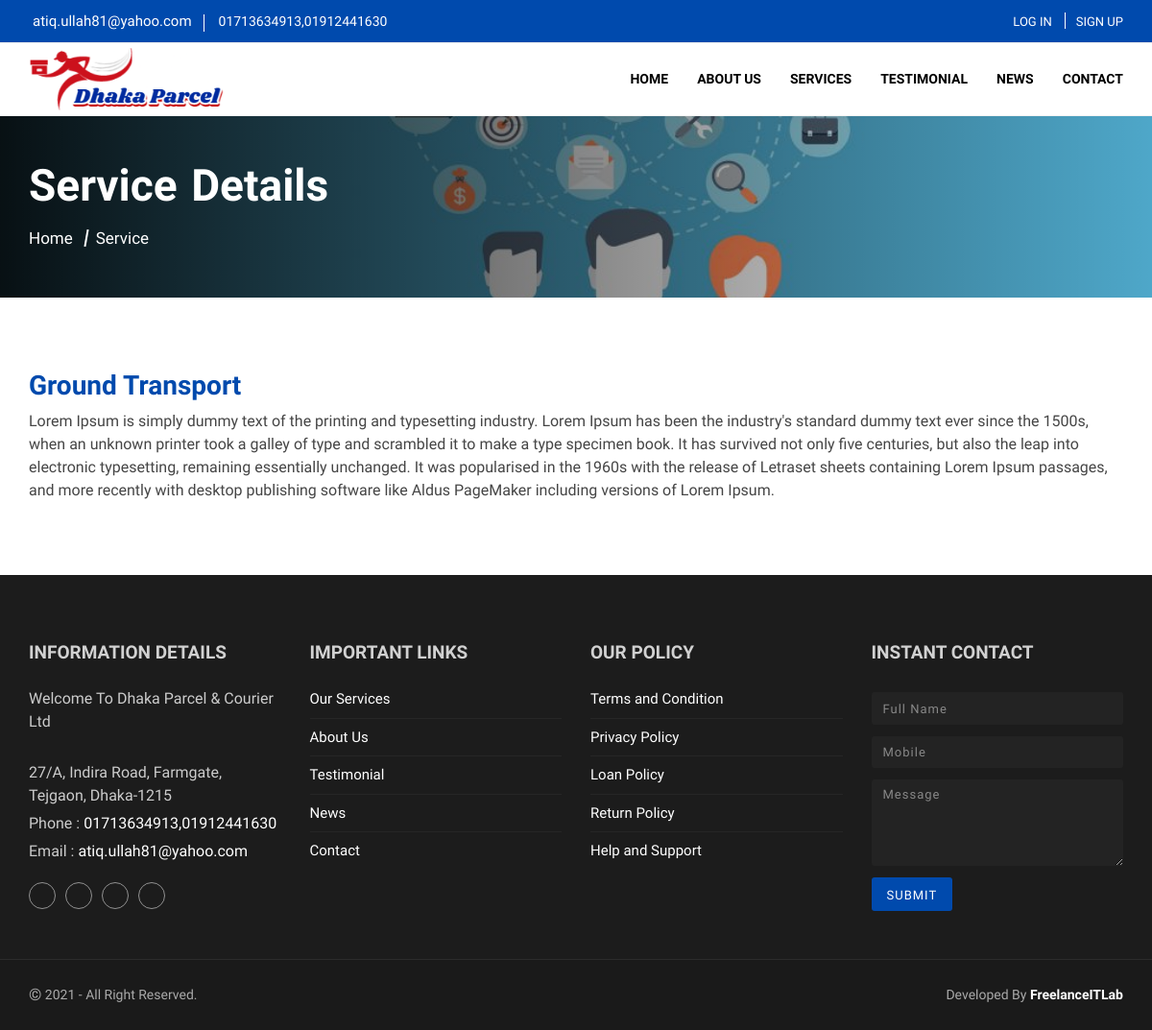
Screenshot of /home/service_details/36 with the database file from the repository.
### tables this page shows
CREATE TABLE `footer` (
  `id` int(11) NOT NULL,
  `location` varchar(100) NOT NULL,
  `email` varchar(100) NOT NULL,
  `phone` varchar(100) NOT NULL,
  `fb_link` varchar(100) NOT NULL,
  `g_link` varchar(100) NOT NULL,
  `in_link` varchar(100) NOT NULL,
  `tw_link` varchar(100) NOT NULL,
  `youtube` varchar(255) DEFAULT NULL,
  `trash` varchar(100) NOT NULL
);

CREATE TABLE `header` (
  `id` int(11) NOT NULL,
  `web_title` varchar(100) NOT NULL,
  `web_logo` varchar(100) NOT NULL,
  `fev_icon` varchar(100) NOT NULL,
  `food_menu` text NOT NULL,
  `apk` text DEFAULT NULL,
  `is_verification` int(1) NOT NULL DEFAULT 1,
  `trash` int(100) NOT NULL
);

CREATE TABLE `services` (
  `id` int(11) NOT NULL,
  `title` varchar(100) NOT NULL,
  `description` mediumtext NOT NULL,
  `path` varchar(100) NOT NULL,
  `positon` int(11) NOT NULL,
  `status` int(11) NOT NULL
);

### application/helpers/io_helper.php (called while the page is built, shortened)
<?php
if (!function_exists('readTable')) {
    function readTable($table, $where=[], $nidle=[]){
        $ci =& get_instance();
        $query = $ci->db->where($where)->get($table);
        return $query->result();
    }
}
if (!function_exists('view')) {
    function view($location)
    {
        $ci =& get_instance();
        $ci->data['page'] = $location;
        $ci->load->view('frontend/layout/master', $ci->data);
    }
}
if (!function_exists('load')) {
    function load($location)
    {
        $ci =& get_instance();
        $ci->load->view(str_replace('.', '/', $location), $ci->data);
    }
}

### application/controllers/Frontend/HomeController.php (called while the page is built, shortened)
<?php
class HomeController extends Frontend_Controller {
    function __construct() {
        parent::__construct();
    }
    public function service_details($id) {
    	$this->data['service']      = read('services', ['id'=>$id])[0];
        return view('frontend.pages.service_details');
    }
}

### index.php (called while the page is built, shortened)
<?php
require_once BASEPATH.'core/CodeIgniter.php';

### application/core/Lab_Controller.php (called while the page is built, shortened)
<?php
class Frontend_Controller extends Lab_Controller {
    function __construct() {
        $header = readTable('header');
        $footer = readTable('footer');
    }
}

### application/controllers/Home.php (called while the page is built)
<?php require_once('Frontend/HomeController.php');
class Home extends HomeController {
    function __construct() {
        parent::__construct();
    }
}

### application/helpers/ecom_front_helper.php (called while the page is built, shortened)
<?php
function user(){
    $CI = & get_instance();
    if($CI->session->userdata('subscriber'))
    {
        $user = readTable('subscribers', ['id'=>$CI->session->userdata('subscriber_id')]);
        return ($user ? $user[0] : false);
    }
    else{
        return false;
    }
}

### application/helpers/custom_db_helper.php (called while the page is built, shortened)
<?php
	function read($data=null, $Extra_cond=null, $Extra_order_by='id DESC', $Extra_limit=null, $Extra_offset=null){
		$ci =& get_instance();
		if(is_array($data)){
			$table 	   = isset($data['table']) ? $data['table'] : null;
			$cond  	   = isset($data['cond']) ? $data['cond'] : null;
			$offset    = isset($data['offset']) ? $data['offset'] : null;
			$limit     = isset($data['limit']) ? $data['limit'] : null;
			$order_by  = isset($data['order_by']) ? $data['order_by'] : null;
			$group_by  = isset($data['group_by']) ? $data['group_by'] : null;
			$distinct  = isset($data['distinct']) ? $data['distinct'] : null;
			$select    = isset($data['select']) ? $data['select'] : '*';
        			$ci->db->select($select);
					$ci->db->order_by($order_by);
					if($distinct!==null) $ci->db->distinct($distinct);
					if($group_by!==null) $ci->db->group_by($group_by);
			$result = $ci->db->get_where($table,$cond,$limit, $offset);
		}else{
			$Extra_table = $data;
					  $ci->db->order_by($Extra_order_by);
			$result = $ci->db->get_where($Extra_table, $Extra_cond, $Extra_limit, $Extra_offset);
		}
		if(empty($result->result())){
			return false;
		}else{
			return $result->result();
		}
	}

### application/views/frontend/pages/service_details.php (the view, shortened to what this page needs)
<link rel="stylesheet" href="<?=site_url('public/style/single.css')?>">
<header class="second_header">
    <div class="cover">
        <div class="container">
            <div class="header_content">
                <h2>Service Details</h2>
                <ul>
                    <li><a href="<?=site_url('')?>">Home</a></li>
                    <li>Service</li>
                </ul>
            </div>
        </div>
    </div>
</header>
<section class="single_page">
    <div class="container">
        <h3><?= $service->title; ?></h3>
        <p><?= $service->description; ?></p>
    </div>
</section>

### application/views/frontend/partials/header.php (shortened to what this page needs)
<!doctype html>
<html lang="en">
<head>
    <link rel="stylesheet" href="https://unpkg.com/ionicons@4.5.10-0/dist/css/ionicons.min.css">
    <link rel="stylesheet" href="https://pro.fontawesome.com/releases/v5.10.0/css/all.css">
    <link rel="stylesheet" href="https://cdn.jsdelivr.net/npm/bootstrap-select@1.13.14/dist/css/bootstrap-select.min.css">
    <link rel="stylesheet" href="https://cdn.jsdelivr.net/npm/bootstrap@4.5.3/dist/css/bootstrap.min.css">
    <link rel="stylesheet" href="<?php echo site_url('public/style/master.css')?>">
</head>
<?php
    $header = read('header');
?>
<body>
    <div id="app">
        <nav class="fixed-top">
            <div class="contact_nav">
                <div class="container">
                    <div class="cnav_content">
                        <div class="contact_access">
                            <a href="mailto:"><i class="icon ion-ios-mail"></i><?=($footer?$footer->email:'')?> </a>
                            <a href="tel:" class="call"><i class="icon ion-ios-call"></i><?=($footer?$footer->phone:'')?> </a>
                        </div>
                        <?php if(!user()){ ?>
                        <ul class="auth">
                            <li>
                                <a href="<?=site_url('login')?>"><span>Log In</span></a>
                            </li>
                            <li>
                                <a href="<?=site_url('registration')?>"><span>Sign Up</span></a>
                            </li>
                        </ul>
                        <?php } else if(user()) { ?>
                        <div class="user-dropdown dropdown">
                            <div class="user-menu" data-toggle="dropdown">
                                <span><?=(user()->name)?></span>
                                <img src="<?= site_url(!empty(user()->image) ? user()->image : 'public/images/user/01.png') ?>"
                                    alt="">
                            </div>
                            <ul class="dropdown-menu">
                                <li><a href="<?=site_url('user-panel/dashboard')?>"><i
                                            class="icon ion-ios-speedometer"></i> Dashboard</a></li>
                                <li><a href="<?=site_url('user-panel/profile')?>"><i class="icon ion-md-person-add"></i>
                                        Profile</a></li>
                                <li><a href="<?=site_url('logout')?>"><i class="icon ion-md-log-out"></i> Logout</a>
                                </li>
                            </ul>
                        </div>
                        <?php } ?>
                    </div>
                </div>
            </div>
            <div class="navbar navbar-expand-lg">
                <div class="container">
                    <a class="brand" href="<?=site_url('')?>">
                        <img src="<?=site_url($header ? $header[0]->web_logo : 'public/images/logo/logo.png')?>" alt="">
                    </a>
                    <div class="collapse navbar-collapse" id="nav">
                        <ul class="navbar-nav">
                            <li><a href="<?=site_url('')?>" class="nav-link">Home</a></li>
                            <li><a href="<?=site_url('about')?>" class="nav-link">About Us</a></li>
                            <li><a href="<?=site_url('services')?>" class="nav-link">Services</a></li>
                            <li><a href="<?=site_url('testimonial')?>" class="nav-link">Testimonial</a></li>
                            <li><a href="<?=site_url('news')?>" class="nav-link">News</a></li>
                            <li><a href="<?=site_url('contact')?>" class="nav-link">Contact</a></li>
                        </ul>
                    </div>
                </div>
            </div>
        </nav>

### application/views/frontend/partials/footer.php (shortened to what this page needs)
    <footer class="footer_section" id="message">
        <div class="container">
            <div class="row">
                <div class="col-lg-3 col-sm-6">
                    <div class="company_info">
                        <h3>Information Details</h3>
                        <p>Welcome To <?=($header?$header->web_title:'')?></p><br>
                        <p><?=($footer?$footer->location:'')?></p>
                        <p>Phone : <a
                                href="tel:<?=($footer?$footer->phone:'')?>"><?=($footer? $footer->phone:'Wbsite Title')?></a>
                        </p>
                        <p>Email : <a
                                href="mailto:<?=($footer?$footer->email:'')?>"><?=($footer?$footer->email:'')?></a>
                        </p>
                        <ul class="social_link">
                            <li><a href="<?=($footer?$footer->fb_link:'')?>" target="_blank" class="facebook"><i class="icon ion-logo-facebook"></i></a></li>
                            <li><a href="<?=($footer?$footer->tw_link:'')?>" target="_blank" class="twitter"><i class="icon ion-logo-twitter"></i></a></li>
                            <li><a href="<?=($footer?$footer->in_link:'')?>" target="_blank" class="linkedin"><i class="icon ion-logo-linkedin"></i></a></li>
                            <li><a href="<?=($footer?$footer->youtube:'')?>" target="_blank" class="youtube"><i class="icon ion-logo-youtube"></i></a></li>
                        </ul>
                    </div>
                </div>
                <div class="col-lg-3 col-sm-6">
                    <div class="company_info">
                        <h3>Important Links</h3>
                        <ul class="quick_link">
                            <li><a href="<?=site_url('services')?>">Our Services</a></li>
                            <li><a href="<?=site_url('about')?>">About Us</a></li>
                            <li><a href="<?=site_url('testimonial')?>">Testimonial</a></li>
                            <li><a href="<?=site_url('home/news')?>">News</a></li>
                            <li><a href="<?=site_url('home/contact')?>">Contact</a></li>
                        </ul>
                    </div>
                </div>
                <div class="col-lg-3 col-sm-6">
                    <div class="company_info">
                        <h3>Our Policy</h3>
                        <ul class="quick_link">
                            <li><a href="<?=site_url('page/terms_condition')?>">Terms and Condition</a></li>
                            <li><a href="<?=site_url('page/privacy_policy')?>">Privacy Policy</a></li>
                            <li><a href="<?=site_url('page/loan_policy')?>">Loan Policy</a></li>
                            <li><a href="<?=site_url('page/return_policy')?>">Return Policy</a></li>
                            <li><a href="<?=site_url('page/help_support')?>">Help and Support</a></li>
                        </ul>
                    </div>
                </div>
                <div class="col-lg-3 col-sm-6">
                    <div class="company_info">
                        <h3>Instant Contact</h3>
                        <form class="contact_form" action="<?=site_url('home/add_message')?>" method="post">
                            <div class="form-group">
                                <input type="text" name="name" class="form-control" placeholder="Full Name" required>
                            </div>
                            <div class="form-group">
                                <input type="text" class="form-control" name="phone" placeholder="Mobile" required>
                            </div>
                            <div class="form-group">
                                <textarea class="form-control" name="message" rows="4" placeholder="Message"
                                    required></textarea>
                            </div>
                            <button type="submit" class="btn">Submit</button>
                        </form>
                    </div>
                </div>
            </div>
        </div>
    </footer>
    <footer class="second_footer">
        <div class="container">
            <div class="ft_content">
                <p><span class="copyright">©</span> 2021
                    <?php  ?> -
                    All Right Reserved.</p>
                <p>Developed By <a href="http://www.freelanceitlab.com/" target="_blank">FreelanceITLab</a></p>
            </div>
        </div>
    </footer>
    </div>
    <link rel="stylesheet" href="//cdnjs.cloudflare.com/ajax/libs/toastr.js/latest/css/toastr.min.css">
    </body>
</html>

### public/style/single.css (style rules this page uses)
.single_page { padding: 75px 0 60px; background: #fff; }
.single_page h3 { font-weight: 700; color: #004AAD; }

### rows the page displays
footer: email "atiq.ullah81@yahoo.com", phone "01713634913,01912441630", location "27/A, Indira Road, Farmgate, Tejgaon, Dhaka-1215"
header: web_logo (picture), web_title "Dhaka Parcel & Courier Ltd"
services: title "Ground Transport", description "Lorem Ipsum is simply dummy text of the printing and typesetting industry. Lorem Ipsum has been the industry's standard dummy text ever since the 1500s, when an unknown printer took a galley of type and scrambled it to make a type specimen book. It has survived not only five centuries, but also the leap into electronic typesetting, remaining essentially unchanged. It was popularised in the 1960s with the release of Letraset sheets containing Lorem Ipsum passages, and more recently with desktop publishing software like Aldus PageMaker including versions of Lorem Ipsum."
